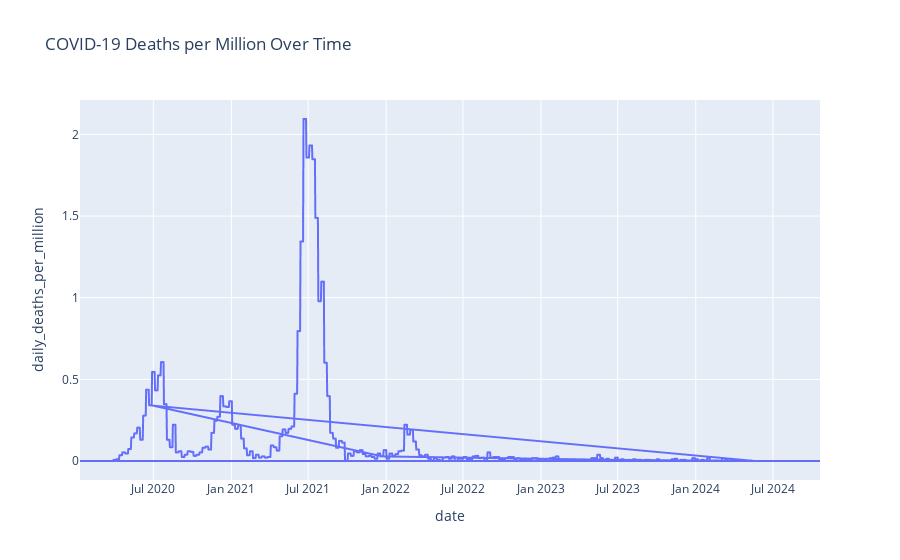

Source (notebook cell):
### Code cell
engine = connect_to_db()

if engine:
    # Fetch filtered data
    df = fetch_filtered_data(engine, "covid_data", "entity", "Afghanistan")
    if not df.empty:
        # Visualize the data if available
        visualize_data(df, x_col="date", y_col="daily_deaths_per_million")
    else:
        print("No data found for the given filter.")
else:
    print("Failed to connect to the database.")

### Figure 1 — Plotly figure (JSON) as saved in the notebook; plotly's stock layout.template omitted (floating-point values rounded to 4 significant figures; data arrays with more than 128 entries replaced by an {"elided": "..."} marker saying what was removed)
{"data": [{"hovertemplate": "date=%{x}<br>daily_deaths_per_million=%{y}<extra></extra>", "legendgroup": "", "line": {"color": "#636efa", "dash": "solid"}, "marker": {"symbol": "circle"}, "mode": "lines", "name": "", "showlegend": false, "type": "scattergl", "x": {"elided": "3492 str values"}, "xaxis": "x", "y": {"elided": "3492 float values"}, "yaxis": "y"}], "layout": {"legend": {"tracegroupgap": 0}, "title": {"text": "COVID-19 Deaths per Million Over Time"}, "xaxis": {"anchor": "y", "domain": [0, 1], "title": {"text": "date"}}, "yaxis": {"anchor": "x", "domain": [0, 1], "title": {"text": "daily_deaths_per_million"}}}}
